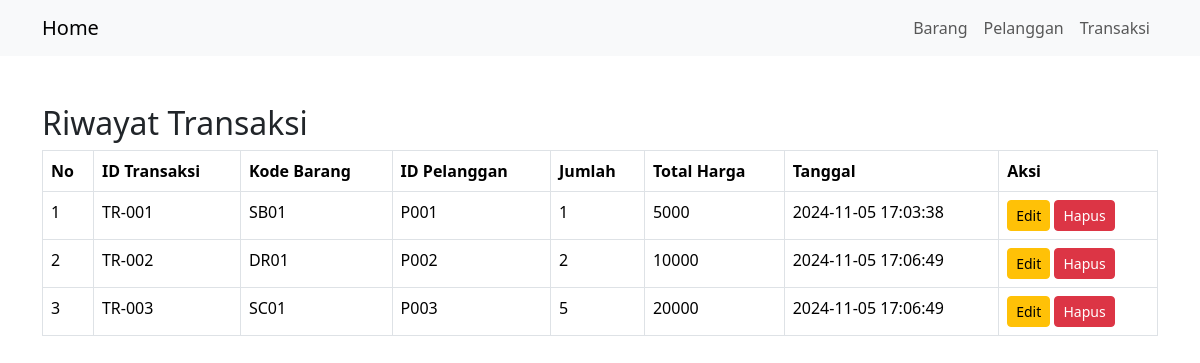
Page /penjualan-0037/index.php?page=transaksi on the committed database.
### tables this page shows
CREATE TABLE `transaksi` (
  `id_transaksi` varchar(20) NOT NULL,
  `kode_barang` varchar(20) NOT NULL,
  `id_pelanggan` varchar(20) NOT NULL,
  `jumlah` int(11) NOT NULL,
  `total_harga` double NOT NULL,
  `tanggal` timestamp NOT NULL DEFAULT current_timestamp()
);

### penjualan-0037/app/controllers/TransaksiController.php (called while the page is built)
<?php
require_once 'app/models/Transaksi.php';
class TransaksiController
{
    private $transaksi;
    public function __construct($db)
    {
        $this->transaksi = new Transaksi($db);
    }
    public function index()
    {
        $stmt = $this->transaksi->readAll();
        $transactions = $stmt->fetchAll(PDO::FETCH_ASSOC);
        require_once 'app/views/transaksi/index.php';
    }
}
?>

### penjualan-0037/app/models/Transaksi.php (called while the page is built)
<?php
class Transaksi
{
    private $conn;
    private $table_name = "transaksi";
    public function __construct($db)
    {
        $this->conn = $db;
    }
    public function readAll()
    {
        $query = "SELECT * FROM " . $this->table_name;
        $stmt = $this->conn->prepare($query);
        $stmt->execute();
        return $stmt;
    }
}
?>

### penjualan-0037/app/views/transaksi/index.php (the view, shortened to what this page needs)
<!DOCTYPE html>
<html lang="en">
<head>
    <link href="https://cdn.jsdelivr.net/npm/bootstrap@5.3.3/dist/css/bootstrap.min.css" rel="stylesheet"
>
</head>
<body>
    <nav class="navbar navbar-expand-lg navbar-light bg-light">
        <div class="container">
            <a class="navbar-brand" href="index.php">Home</a>
            <div class="collapse navbar-collapse" id="navbarNav">
                <ul class="navbar-nav ms-auto">
                    <li class="nav-item">
                        <a class="nav-link" href="index.php?page=barang">Barang</a>
                    </li>
                    <li class="nav-item">
                        <a class="nav-link" href="index.php?page=pelanggan">Pelanggan</a>
                    </li>
                    <li class="nav-item">
                        <a class="nav-link" href="index.php?page=transaksi">Transaksi</a>
                    </li>
                </ul>
            </div>
        </div>
    </nav>
    <div class="container mt-5">
        <h2>Riwayat Transaksi</h2>
        <table class="table table-bordered">
            <thead>
                <tr>
                    <th>No</th>
                    <th>ID Transaksi</th>
                    <th>Kode Barang</th>
                    <th>ID Pelanggan</th>
                    <th>Jumlah</th>
                    <th>Total Harga</th>
                    <th>Tanggal</th>
                    <th>Aksi</th>
                </tr>
            </thead>
            <tbody>
                <?php foreach ($transactions as $index => $transaction): ?>
                    <tr>
                        <td><?= $index + 1 ?></td>
                        <td><?= htmlspecialchars($transaction['id_transaksi']) ?></td>
                        <td><?= htmlspecialchars($transaction['kode_barang']) ?></td>
                        <td><?= htmlspecialchars($transaction['id_pelanggan']) ?></td>
                        <td><?= htmlspecialchars($transaction['jumlah']) ?></td>
                        <td><?= htmlspecialchars($transaction['total_harga']) ?></td>
                        <td><?= htmlspecialchars($transaction['tanggal']) ?></td>
                        <td>
                            <a href="edit.php?id_transaksi=<?= urlencode($transaction['id_transaksi']) ?>"
                                class="btn btn-warning btn-sm">Edit</a>
                            <a href="delete.php?id_transaksi=<?= urlencode($transaction['id_transaksi']) ?>"
                                class="btn btn-danger btn-sm">Hapus</a>
                        </td>
                    </tr>
                <?php endforeach; ?>
            </tbody>
        </table>
    </div>
</body>
</html>

### rows in the picture
transaksi: id_transaksi "TR-001", kode_barang "SB01", id_pelanggan "P001", jumlah "1", total_harga "5000", tanggal "2024-11-05 17:03:38"
transaksi: id_transaksi "TR-002", kode_barang "DR01", id_pelanggan "P002", jumlah "2", total_harga "10000", tanggal "2024-11-05 17:06:49"
transaksi: id_transaksi "TR-003", kode_barang "SC01", id_pelanggan "P003", jumlah "5", total_harga "20000", tanggal "2024-11-05 17:06:49"
